Frame 1 (no input): blank canvas, image omitted
Frame 60 (the mouse pressed at the canvas centre just before this capture): blank canvas, image omitted
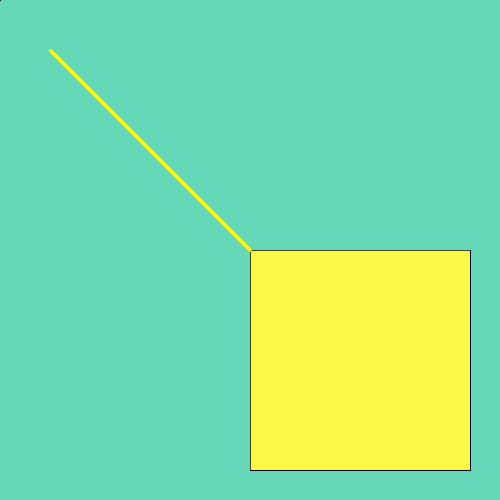
Frame 120 (the mouse held since frame 60 and released just before this capture)

The Processing sketch whose frames 1 and 60 were blank and that drew this single picture after the mouse press (run headless with seeded random() and noise(); from frame 60 on, the mouse is pressed at the canvas centre):

// Processing sketch: processing_57841
// ── processing_57841.pde

void setup() {
  size(500,500);
  smooth();
  background(100, 216, 182);
}

void draw() {
  coloredRect();
  
if(mousePressed){
  coloredLines();
  }
}

void coloredRect() {
  stroke(0);
  strokeWeight(.5);
  fill(mouseX,mouseY,70,100);
  rect(mouseX, mouseY, mouseX-30, mouseY-30);
}

void coloredLines(){
  stroke(mouseX, mouseY, 20);
  strokeWeight(2);
  line(mouseX,mouseY,50,50);
}
